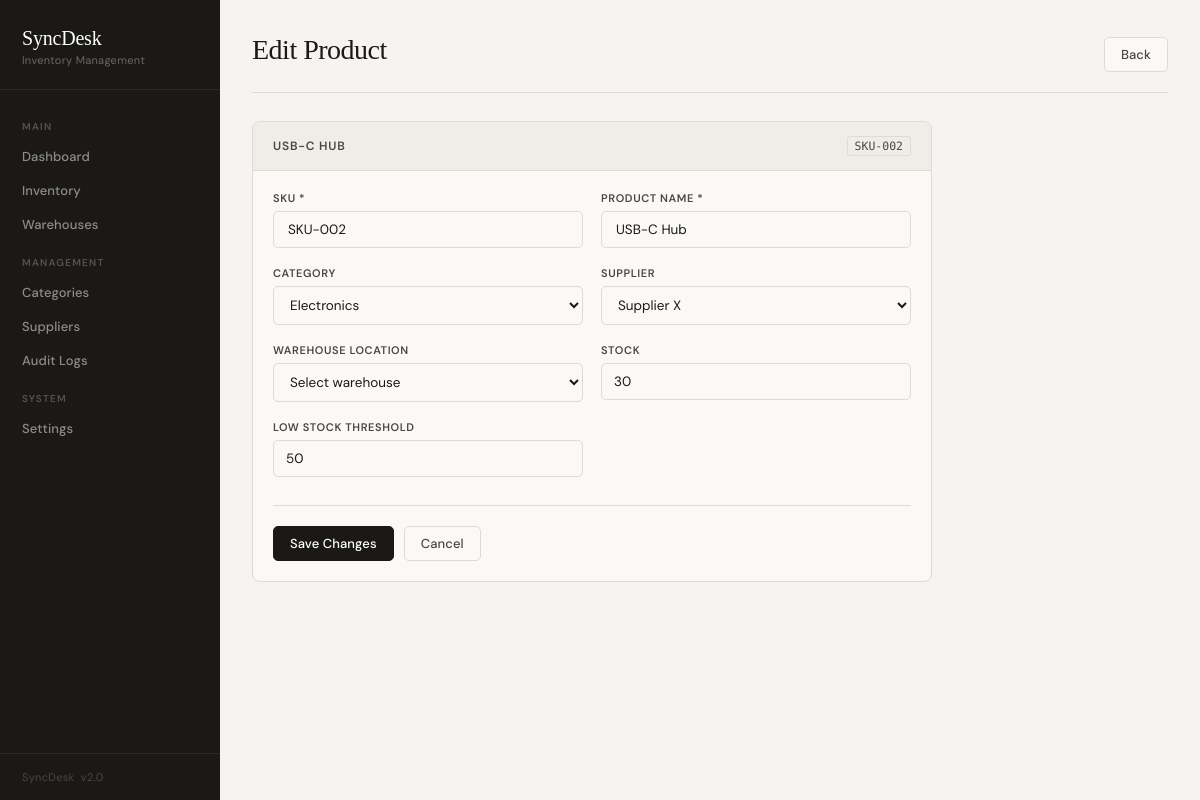
Page /edit.php?id=2 on the committed database.
### tables this page shows
CREATE TABLE IF NOT EXISTS `products` (
  `id` int(11) NOT NULL AUTO_INCREMENT,
  `sku` varchar(50) NOT NULL,
  `product_name` varchar(100) NOT NULL,
  `category` varchar(50) DEFAULT NULL,
  `warehouse_location` varchar(50) DEFAULT NULL,
  `stock` int(11) DEFAULT 0,
  `low_stock_threshold` int(11) DEFAULT 50,
  `supplier` varchar(100) DEFAULT NULL,
  `created_at` timestamp NOT NULL DEFAULT current_timestamp(),
  `updated_at` timestamp NOT NULL DEFAULT current_timestamp() ON UPDATE current_timestamp(),
  PRIMARY KEY (`id`),
  INDEX `idx_sku` (`sku`),
  INDEX `idx_category` (`category`),
  INDEX `idx_stock` (`stock`)
);

CREATE TABLE IF NOT EXISTS `categories` (
  `id` int(11) NOT NULL AUTO_INCREMENT,
  `name` varchar(100) NOT NULL,
  `description` varchar(255) DEFAULT NULL,
  `created_at` timestamp NOT NULL DEFAULT current_timestamp(),
  PRIMARY KEY (`id`)
);

CREATE TABLE IF NOT EXISTS `suppliers` (
  `id` int(11) NOT NULL AUTO_INCREMENT,
  `name` varchar(100) NOT NULL,
  `contact` varchar(100) DEFAULT NULL,
  `email` varchar(100) DEFAULT NULL,
  `created_at` timestamp NOT NULL DEFAULT current_timestamp(),
  PRIMARY KEY (`id`)
);

### config.php (called while the page is built, shortened)
<?php
function e($str) {
    return htmlspecialchars($str ?? '', ENT_QUOTES, 'UTF-8');
}
?>

### edit.php (the view, shortened to what this page needs)
<?php include 'config.php'; ?>
<!DOCTYPE html>
<html lang="en">
<head>
    <link rel="stylesheet" href="style.css">
</head>
<body>
<?php include 'sidebar.php'; ?>
<div class="main">
<?php
$id = (int)($_GET['id'] ?? 0);
$stmt = $conn->prepare("SELECT * FROM products WHERE id=?");
$stmt->bind_param("i", $id);
$stmt->execute();
$product = $stmt->get_result()->fetch_assoc();
$categories = $conn->query("SELECT name FROM categories ORDER BY name");
$suppliers  = $conn->query("SELECT name FROM suppliers ORDER BY name");
?>
<div class="topbar">
    <h1>Edit Product</h1>
    <a href="inventory.php" class="btn btn-secondary">Back</a>
</div>
<div class="card" style="max-width:680px;">
    <div class="card-header">
        <span class="card-title"><?= e($product['product_name']) ?></span>
        <span class="sku-tag"><?= e($product['sku']) ?></span>
    </div>
    <div class="card-body">
        <form method="POST">
            <div class="form-grid">
                <div class="form-group">
                    <label>SKU *</label>
                    <input type="text" name="sku" value="<?= e($product['sku']) ?>" required>
                </div>
                <div class="form-group">
                    <label>Product Name *</label>
                    <input type="text" name="name" value="<?= e($product['product_name']) ?>" required>
                </div>
                <div class="form-group">
                    <label>Category</label>
                    <select name="category">
                        <?php while ($c = $categories->fetch_assoc()): ?>
                            <option value="<?= e($c['name']) ?>" <?= $product['category'] === $c['name'] ? 'selected' : '' ?>><?= e($c['name']) ?></option>
                        <?php endwhile; ?>
                    </select>
                </div>
                <div class="form-group">
                    <label>Supplier</label>
                    <select name="supplier">
                        <?php while ($s = $suppliers->fetch_assoc()): ?>
                            <option value="<?= e($s['name']) ?>" <?= $product['supplier'] === $s['name'] ? 'selected' : '' ?>><?= e($s['name']) ?></option>
                        <?php endwhile; ?>
                    </select>
                </div>
                <div class="form-group">
                    <label>Warehouse Location</label>
                    <select name="warehouse">
                        <option value="">Select warehouse</option>
                    </select>
                </div>
                <div class="form-group">
                    <label>Stock</label>
                    <input type="number" name="stock" value="<?= $product['stock'] ?>" min="0" required>
                </div>
                <div class="form-group">
                    <label>Low Stock Threshold</label>
                    <input type="number" name="threshold" value="<?= $product['low_stock_threshold'] ?>" min="0">
                </div>
            </div> <div style="display:flex;gap:10px;margin-top:28px;padding-top:20px;border-top:1px solid var(--border);">
                <button class="btn btn-primary" name="submit">Save Changes</button>
                <a href="inventory.php" class="btn btn-secondary">Cancel</a>
            </div>
        </form>
    </div>
</div>
</div> </body>
</html>

### style.css (style rules this page uses)
:root { --bg: #f5f4f0; --surface: #faf9f6; --surface2: #f0ede8; --ink: #1a1916; --ink-2: #4a4845; --ink-3: #9a9590; --border: #dedad4; --border-strong: #c8c4be; --accent: #1a1916; --accent-fg: #faf9f6; --danger: #c0392b; --danger-bg: #fdf2f1; --warning: #b45309; --warning-bg: #fef7ed; --success: #1a6b3c; --success-bg: #f0faf4; --sidebar-w: 220px; --radius: 8px; --radius-sm: 5px; }
*, *::before, *::after { box-sizing: border-box; margin: 0; padding: 0; }
body { display: flex; font-family: 'DM Sans', sans-serif; font-size: 14px; background: var(--bg); color: var(--ink); min-height: 100vh; -webkit-font-smoothing: antialiased; }
.main { margin-left: var(--sidebar-w); flex: 1; padding: 36px 32px; min-height: 100vh; max-width: calc(100vw - var(--sidebar-w)); }
.topbar { display: flex; align-items: baseline; justify-content: space-between; margin-bottom: 28px; padding-bottom: 20px; border-bottom: 1px solid var(--border); }
.topbar h1 { font-family: 'Instrument Serif', Georgia, serif; font-size: 28px; font-weight: 400; color: var(--ink); letter-spacing: -0.5px; line-height: 1; }
.card { background: var(--surface); border-radius: var(--radius); border: 1px solid var(--border); overflow: hidden; margin-bottom: 20px; }
.card-header { display: flex; align-items: center; justify-content: space-between; padding: 14px 20px; border-bottom: 1px solid var(--border); background: var(--surface2); }
.card-title { font-size: 12px; font-weight: 600; text-transform: uppercase; letter-spacing: 0.8px; color: var(--ink-2); }
.card-body { padding: 20px; }
.sku-tag { font-family: 'DM Mono', monospace; font-size: 11.5px; background: var(--surface2); border: 1px solid var(--border); padding: 2px 7px; border-radius: 3px; color: var(--ink-2); }
.btn { display: inline-flex; align-items: center; gap: 5px; padding: 8px 16px; border-radius: var(--radius-sm); border: 1px solid transparent; cursor: pointer; font-family: 'DM Sans', sans-serif; font-size: 13px; font-weight: 500; text-decoration: none; transition: all 0.12s; white-space: nowrap; letter-spacing: 0.1px; }
.btn-primary { background: var(--ink); color: #fff; border-color: var(--ink); }
.btn-secondary { background: var(--surface); color: var(--ink-2); border-color: var(--border); }
.form-grid { display: grid; grid-template-columns: 1fr 1fr; gap: 18px; }
.form-group { display: flex; flex-direction: column; gap: 6px; }
.form-group label { font-size: 11px; font-weight: 600; color: var(--ink-2); text-transform: uppercase; letter-spacing: 0.6px; }
.form-group input, .form-group select, .form-group textarea { padding: 9px 12px; border: 1px solid var(--border); border-radius: var(--radius-sm); font-family: 'DM Sans', sans-serif; font-size: 13.5px; color: var(--ink); background: var(--surface); transition: border-color 0.12s, box-shadow 0.12s; width: 100%; }
input[type="text"].search-input, .card-body input[type="text"] { padding: 9px 14px; border: 1px solid var(--border); border-radius: var(--radius-sm); font-family: 'DM Sans', sans-serif; font-size: 13.5px; color: var(--ink); background: var(--surface); transition: border-color 0.12s; }

### rows in the picture
products: product_name "USB-C HUB", sku "SKU-002", name "USB-C Hub", category "Electronics", supplier "Supplier X", stock "30", threshold "50"

### other values in the picture
$label "Dashboard Inventory Warehouses Categories Suppliers Audit Logs Settings"
